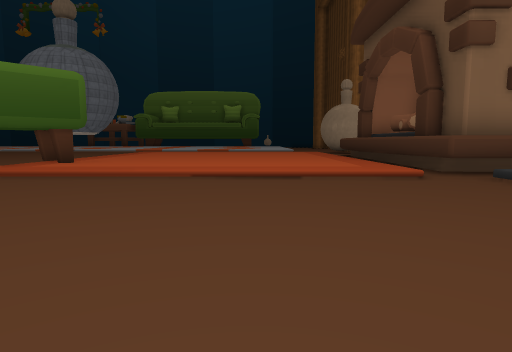
View 1 (above)

24 first-person views from a walk through a Unity game level. The camera is 1.3 m above the floor, tilts 6° down and sees 75° across. The floor is counted in squares, 2 m on a side. Each view is taken from the middle of a square. On the plan, view 1 faces up. The plan holds only what a view shows up to about 10 squares ahead; the rest is blank. The place goes on beyond the plan. The player is left out. Some surface patterns are stand-ins.

View 2
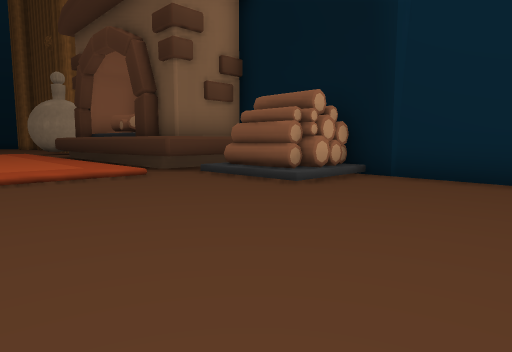

View 3
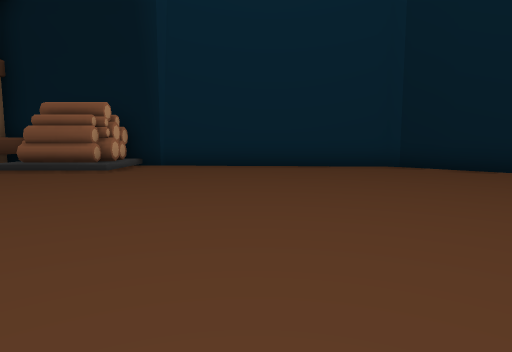

View 4
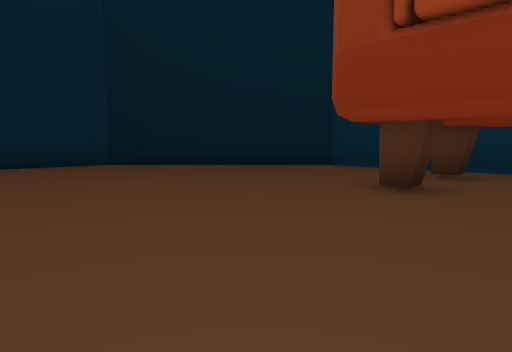

View 5
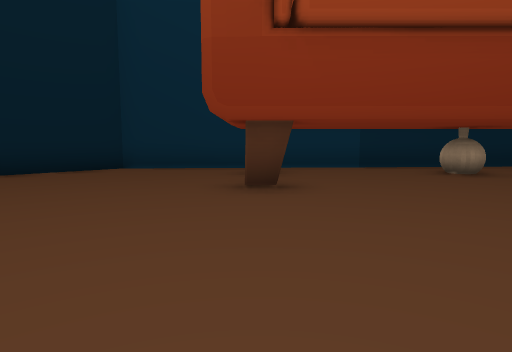

View 6
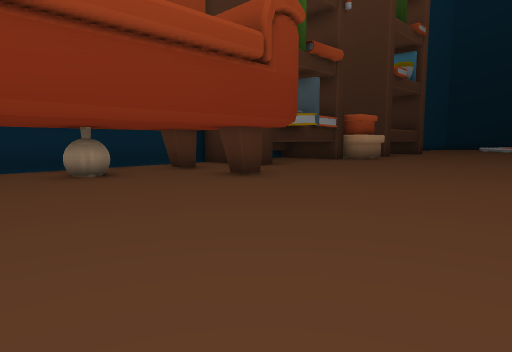

View 7
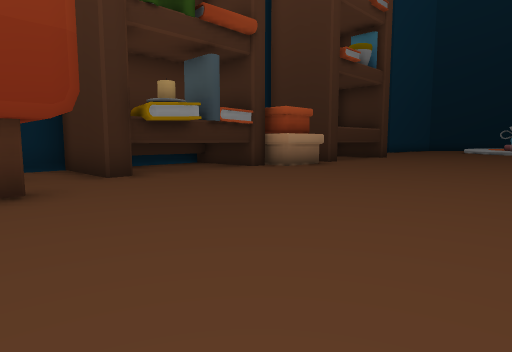

View 8
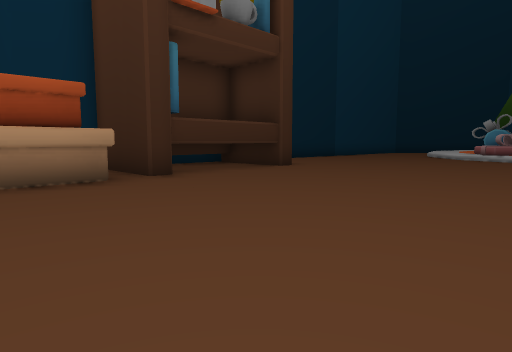

View 9
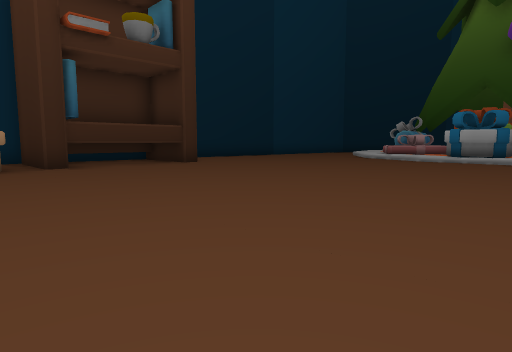

View 10
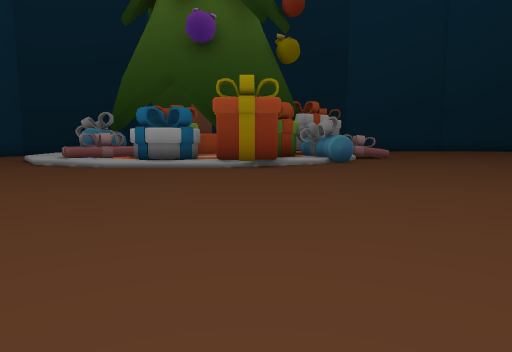

View 11
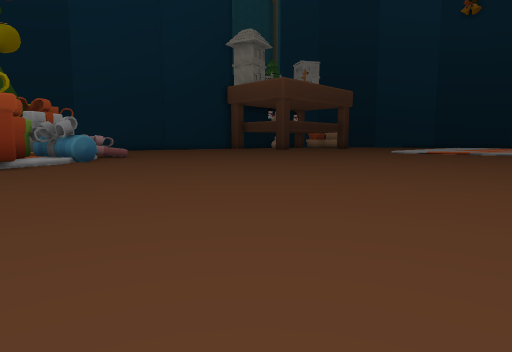

View 12
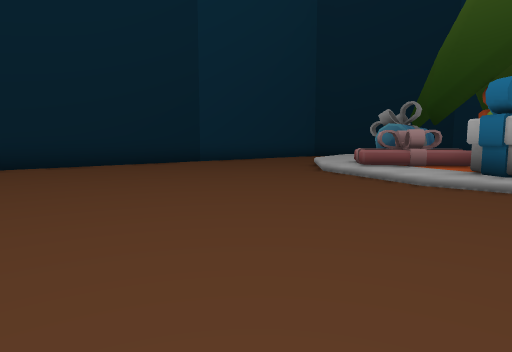

View 13
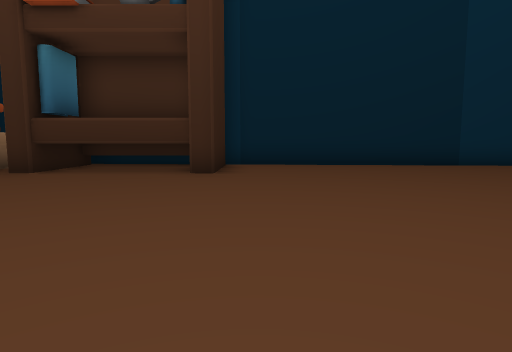

View 14
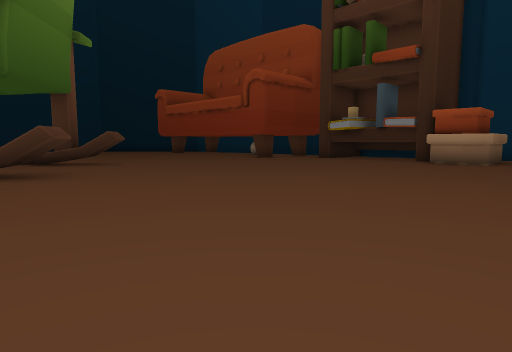

View 15
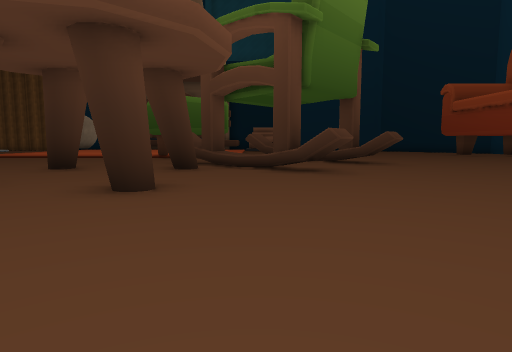

View 16
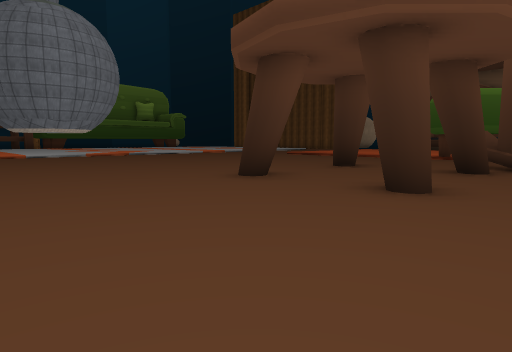

View 17
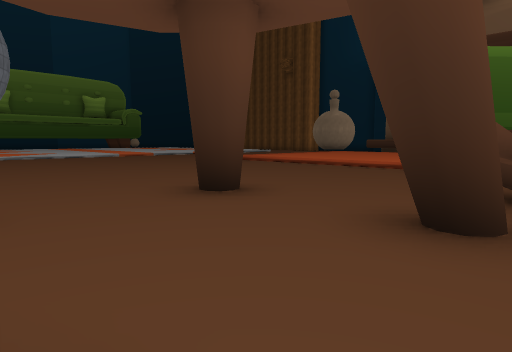

View 18
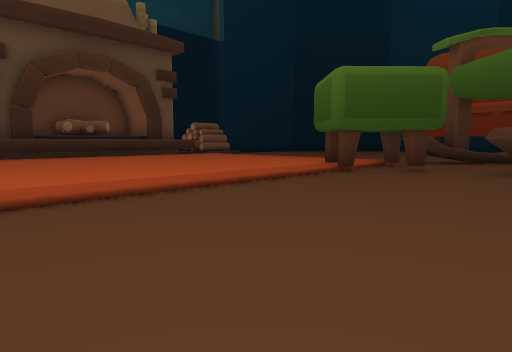

View 19
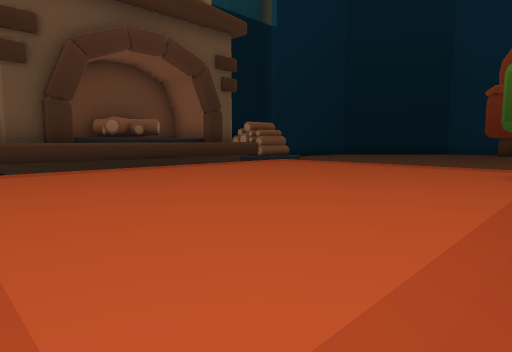

View 20
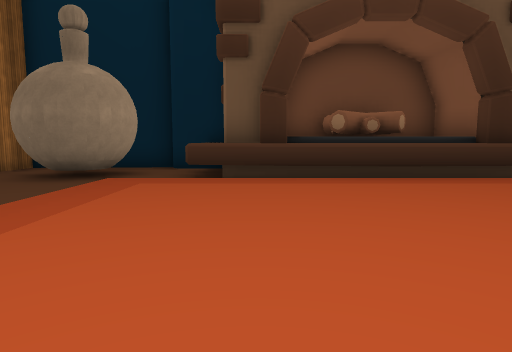

View 21
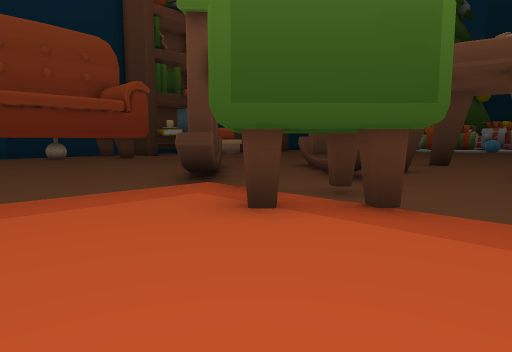

View 22
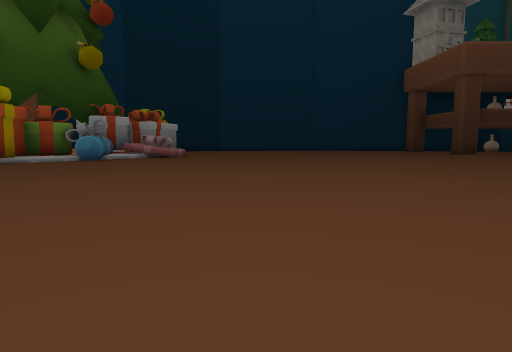

View 23
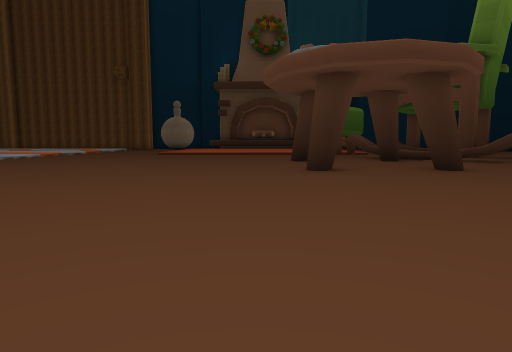

View 24
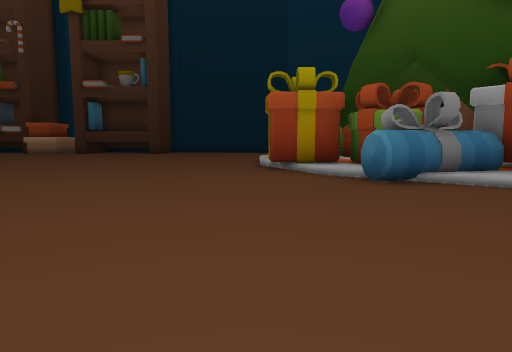

### Floor plan
Key: @ floor where view 1 was taken; # wall or solid block; . main floor; : floor 0.25 m higher than the main floor; / step, stairs or slope; = window, fence, low wall or low ledge; ^ raised ledge; v drop or lower ground; P potion; B books; O other object.
Columns run from 28 left of view 1 to 7 right of it. Each row starts with its distance up from view 1.
 16  .....      ........        ....OO.#
 15  ......    ............/:::::::....#
 14  ....................../:::::::#^##
 13  ....................../:::::::=^
 12  ....................../:::::::^^
 11  ....................../:::::::^^##
 10 ......................./:::::::^^##
  9 .......................O:::::::^^
  8 .......................O:::::::=^
  7 ...............#..###.O#:::::::#^##
  6 O..................#.../:::::::....
  5 O.................^...^/......../OO
  4 :/...............^#..##........./OO
  3 OO...................=..........///#
  2 OO/................##..............#
  1 OO/................#...............#
  0 OO/.........................@......#
 -1 O:/................................#
 -2 O/.................................#
 -3 :/.................................#
 -4 /.................................#
 -5 ..........................#......#v
 -6 .......#####OO..................#v
 -7 .......#####OO###B....P...#....#v
 -8 .......#####  ####............#v
 -9 #######vvvv#vv    ############v

Where each view was taken, in squares from view 1:
view 1: 0 up, 0 right, facing up
view 2: 0 up, 0 right, facing up-right
view 3: 0 up, 3 left, facing right
view 4: 0 up, 4 left, facing down-right
view 5: 0 up, 2 left, facing down
view 6: 0 up, 4 left, facing down-left
view 7: 0 up, 8 left, facing down-left
view 8: 0 up, 14 left, facing down-left
view 9: 3 up, 15 left, facing down-left
view 10: 3 up, 18 left, facing left
view 11: 2 up, 17 left, facing up-left
view 12: 1 up, 21 left, facing down-left
view 13: 1 up, 22 left, facing down
view 14: 5 up, 18 left, facing down-right
view 15: 5 up, 18 left, facing right
view 16: 5 up, 18 left, facing up-right
view 17: 6 up, 13 left, facing up-right
view 18: 15 up, 9 left, facing down-right
view 19: 15 up, 5 left, facing down-right
view 20: 13 up, 3 left, facing right
view 21: 10 up, 2 left, facing down-left
view 22: 11 up, 17 left, facing left
view 23: 11 up, 21 left, facing right
view 24: 11 up, 26 left, facing down
